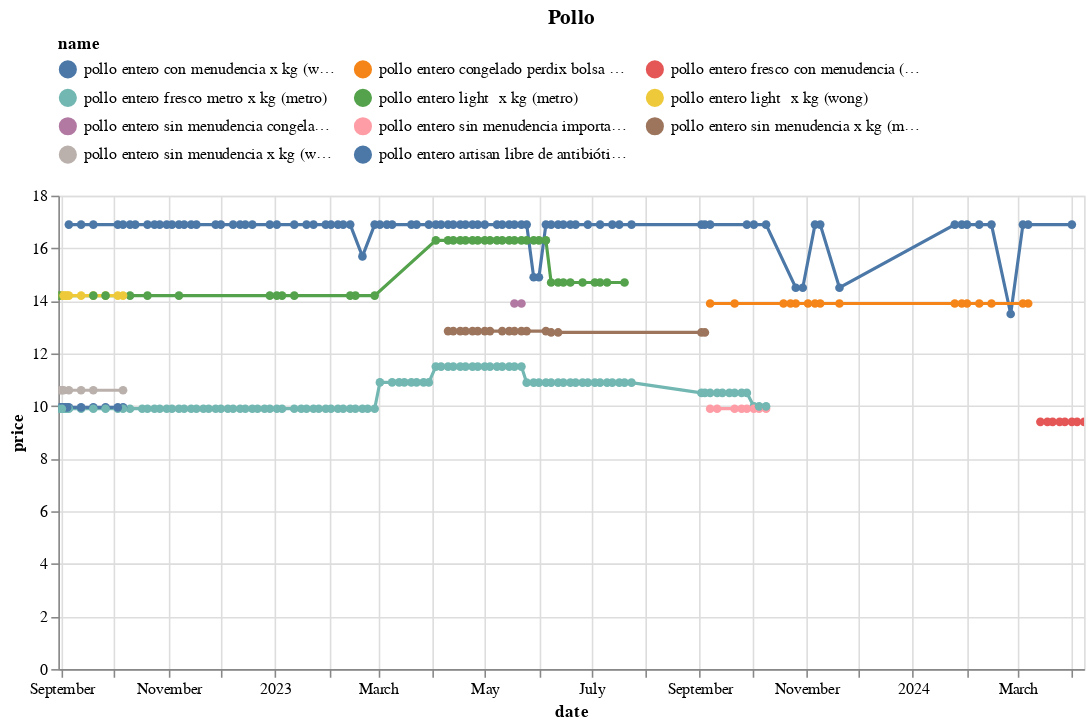

Notebook source saved alongside this figure:
### Code cell
(df
 .loc[df.name.isin(names)]
 .pipe(alt.Chart)
 .mark_line(point=True)
 .encode(x='date', y='price', color='name', tooltip=['name','price'])
 .properties(width=650, title='Pollo')
 .interactive()
 .configure_legend(orient='top', columns=3)
)

### Figure 1 — Vega-Lite specification as saved in the notebook (floating-point values rounded to 4 significant figures; data arrays with more than 128 entries replaced by an {"elided": "..."} marker saying what was removed)
{"config": {"view": {"continuousWidth": 300, "continuousHeight": 300}, "legend": {"columns": 3, "orient": "top"}}, "data": {"name": "data-169614290f18d58dc4ca57b90f2baaa0"}, "mark": {"type": "line", "point": true}, "encoding": {"color": {"field": "name", "type": "nominal"}, "tooltip": [{"field": "name", "type": "nominal"}, {"field": "price", "type": "quantitative"}], "x": {"field": "date", "type": "temporal"}, "y": {"field": "price", "type": "quantitative"}}, "params": [{"name": "param_13", "select": {"type": "interval", "encodings": ["x", "y"]}, "bind": "scales"}], "title": "Pollo", "width": 650, "$schema": "https://vega.github.io/schema/vega-lite/v5.17.0.json", "datasets": {"data-169614290f18d58dc4ca57b90f2baaa0": {"elided": "314 records"}}}
